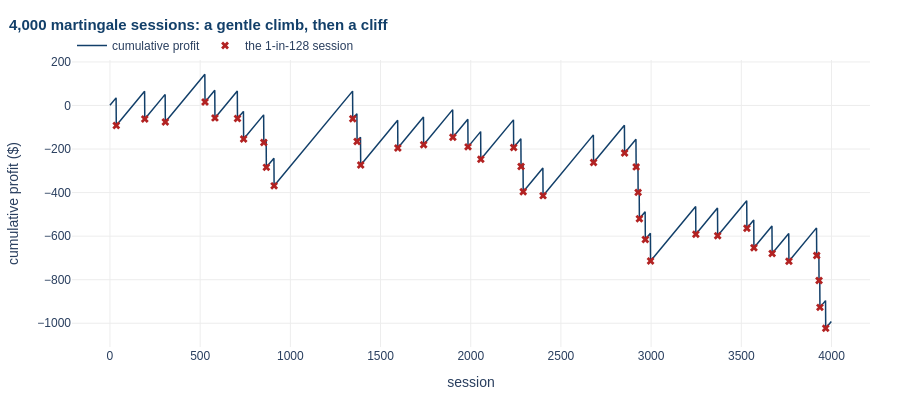

Write notebook code for a chart like this one.
### Markdown cell above
### The punchline

**At 99% confidence, Value at Risk says this strategy makes money.** VaR is −1: a guaranteed
profit of one dollar.

**At the same 99% confidence, Expected Shortfall says you lose 99 times your unit stake.**

Both numbers are correct. They are answers to different questions, and only one of them is
the question you actually care about.

A risk report that quotes 99% VaR for this strategy is not lying, is not miscalculated, and
would pass an audit. It simply describes a threshold that the disaster sits just beyond.

Run it and watch.

### Code cell
def play_session(rng, doublings=DOUBLINGS):
    stake = 1
    for _ in range(doublings):
        if rng.random() < 0.5:
            return 1
        stake *= 2
    return -(2 ** doublings - 1)

r = np.random.default_rng(2)
N = 4000
pnl = np.array([play_session(r) for _ in range(N)])
equity = np.cumsum(pnl)

fig = go.Figure()
fig.add_trace(go.Scatter(y=equity, mode="lines", name="cumulative profit",
                         line=dict(color=NAVY, width=1.5)))
busts = np.flatnonzero(pnl < 0)
fig.add_trace(go.Scatter(x=busts, y=equity[busts], mode="markers", name="the 1-in-128 session",
                         marker=dict(color=RED, size=7, symbol="x")))
style(fig, title=f"{N:,} martingale sessions: a gentle climb, then a cliff",
      xtitle="session", ytitle="cumulative profit ($)", height=400)
fig.show()

print(f"Sessions won: {(pnl > 0).sum():,}   lost: {(pnl < 0).sum():,}")
print(f"Longest winning streak before a bust: {np.diff(np.r_[-1, busts]).max():,} sessions")
print(f"Final profit after {N:,} sessions: ${equity[-1]:+,.0f}")

### Figure 1 — Plotly figure (JSON) as saved in the notebook; plotly's stock layout.template omitted (floating-point values rounded to 4 significant figures; data arrays with more than 128 entries replaced by an {"elided": "..."} marker saying what was removed)
{"data": [{"line": {"color": "#123F69", "width": 1.5}, "mode": "lines", "name": "cumulative profit", "type": "scatter", "y": {"elided": "4000 int values"}}, {"marker": {"color": "#B22222", "size": 7, "symbol": "x"}, "mode": "markers", "name": "the 1-in-128 session", "type": "scatter", "x": [35, 193, 307, 527, 582, 707, 741, 853, 867, 910, 1346, 1370, 1390, 1596, 1739, 1901, 1985, 2056, 2238, 2279, 2291, 2401, 2681, 2853, 2917, 2928, 2935, 2968, 2997, 3248, 3369, 3531, 3570, 3671, 3764, 3918, 3931, 3936, 3968], "y": [-92, -62, -76, 16, -57, -60, -154, -170, -284, -369, -61, -165, -273, -195, -180, -146, -190, -247, -193, -280, -396, -414, -262, -218, -282, -399, -520, -615, -714, -591, -598, -564, -653, -680, -715, -689, -804, -927, -1023]}], "layout": {"colorway": ["#123F69", "#E38B29", "#8A8A8A", "#2E7D7B", "#B22222"], "font": {"family": "Helvetica, Arial, sans-serif", "size": 12}, "height": 400, "legend": {"orientation": "h", "x": 0, "y": 1, "yanchor": "bottom"}, "margin": {"b": 50, "l": 60, "r": 30, "t": 60}, "title": {"font": {"color": "#123F69", "size": 15}, "text": "<b>4,000 martingale sessions: a gentle climb, then a cliff</b>", "x": 0.01}, "xaxis": {"gridcolor": "#EDEDED", "title": {"text": "session"}, "zeroline": false}, "yaxis": {"gridcolor": "#EDEDED", "title": {"text": "cumulative profit ($)"}, "zeroline": false}}}
